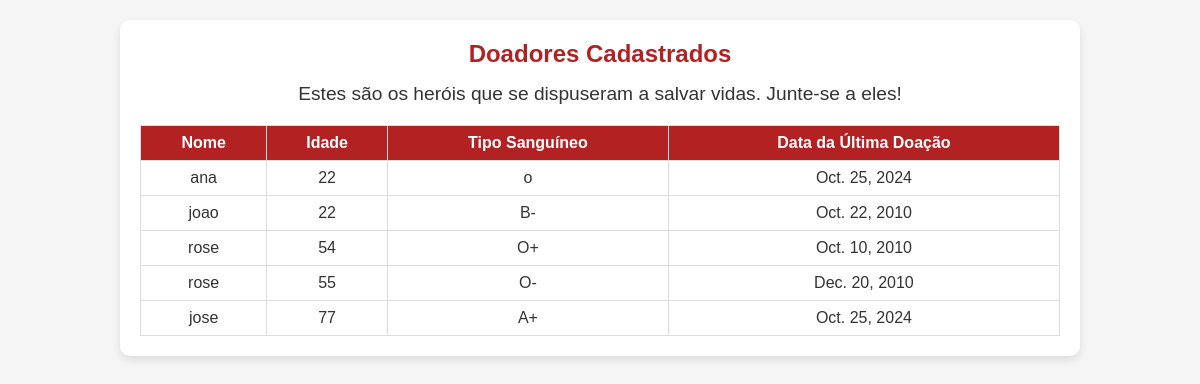
Screenshot of /doadores/doadores/ with the database file from the repository.
### doadores_artigos/models.py (models this page shows)
class Doador(models.Model):
    nome = models.CharField(max_length=100)
    idade = models.IntegerField()
    tipo_sanguineo = models.CharField(max_length=3)
    data_ultima_doacao = models.DateField(default=timezone.now)
    data_donacao = models.DateField()

### doadores_artigos/views.py (the view)
# urls.py: path('doadores/', lista_doadores, name='lista_doadores'),
def lista_doadores(request):
    doadores = Doador.objects.all()
    return render(request, 'doadores_artigos/lista_doadores.html', {'doadores': doadores})

### doadores_artigos/templates/doadores_artigos/lista_doadores.html (shortened to what this page needs)
{% load static %}
<!DOCTYPE html>
<html lang="en">
<head>
    <link rel="stylesheet" href="{% static 'css/styles.css' %}">
</head>
<body>
    <div class="container">
        <h2>Doadores Cadastrados</h2>
        <p class="incentivo">Estes são os heróis que se dispuseram a salvar vidas. Junte-se a eles!</p>
        <table>
            <thead>
                <tr>
                    <th>Nome</th>
                    <th>Idade</th>
                    <th>Tipo Sanguíneo</th>
                    <th>Data da Última Doação</th>
                </tr>
            </thead>
            <tbody>
                {% for doador in doadores %}
                <tr>
                    <td>{{ doador.nome }}</td>
                    <td>{{ doador.idade }}</td>
                    <td>{{ doador.tipo_sanguineo }}</td>
                    <td>{{ doador.data_ultima_doacao }}</td>
                </tr>
                {% endfor %}
            </tbody>
        </table>
    </div>
</body>
</html>

### static/css/styles.css (style rules this page uses)
* { margin: 0; padding: 0; box-sizing: border-box; font-family: Arial, sans-serif; }
body { background-color: #f5f5f5; color: #333; }
.container { width: 80%; margin: 20px auto; padding: 20px; background-color: white; border-radius: 10px; box-shadow: 0px 4px 8px rgba(0, 0, 0, 0.1); text-align: center; }
h1, h2 { color: #B22222; margin-bottom: 15px; }
.incentivo { font-size: 1.2em; margin: 15px 0; color: #333; }
.estatisticas, table { margin-top: 20px; }
table { width: 100%; border-collapse: collapse; margin-top: 20px; }
table, th, td { border: 1px solid #ddd; padding: 8px; }
th { background-color: #B22222; color: white; }

### rows the page displays
Doador: nome "ana", idade "22", tipo_sanguineo "o", data_ultima_doacao "Oct. 25, 2024"
Doador: nome "joao", idade "22", tipo_sanguineo "B-", data_ultima_doacao "Oct. 22, 2010"
Doador: nome "rose", idade "54", tipo_sanguineo "O+", data_ultima_doacao "Oct. 10, 2010"
Doador: nome "rose", idade "55", tipo_sanguineo "O-", data_ultima_doacao "Dec. 20, 2010"
Doador: nome "jose", idade "77", tipo_sanguineo "A+", data_ultima_doacao "Oct. 25, 2024"
